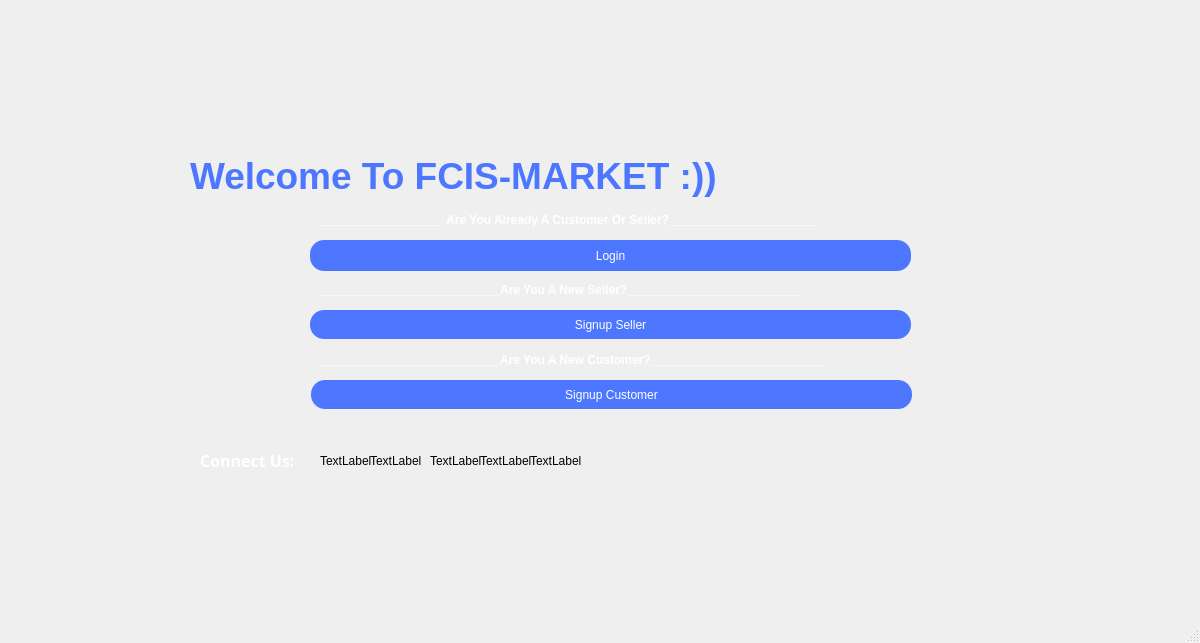
<?xml version="1.0" encoding="UTF-8"?>
<ui version="4.0">
 <class>MainWindow</class>
 <widget class="QMainWindow" name="MainWindow">
  <property name="geometry">
   <rect>
    <x>0</x>
    <y>0</y>
    <width>1200</width>
    <height>643</height>
   </rect>
  </property>
  <property name="windowTitle">
   <string>MainWindow</string>
  </property>
  <property name="styleSheet">
   <string notr="true"/>
  </property>
  <widget class="QWidget" name="centralwidget">
   <widget class="QPushButton" name="pushButton">
    <property name="geometry">
     <rect>
      <x>310</x>
      <y>310</y>
      <width>601</width>
      <height>29</height>
     </rect>
    </property>
    <property name="styleSheet">
     <string notr="true">background-color: rgb(77, 119, 255);
color: rgb(255, 255, 255);
border-radius:13.5px;
height: 30px;</string>
    </property>
    <property name="text">
     <string>Signup Seller</string>
    </property>
   </widget>
   <widget class="QPushButton" name="pushButton_2">
    <property name="geometry">
     <rect>
      <x>311</x>
      <y>380</y>
      <width>601</width>
      <height>29</height>
     </rect>
    </property>
    <property name="styleSheet">
     <string notr="true">background-color: rgb(77, 119, 255);
color: rgb(255, 255, 255);
border-radius:13.5px;
height: 30px;</string>
    </property>
    <property name="text">
     <string>Signup Customer</string>
    </property>
   </widget>
   <widget class="QPushButton" name="pushButton_3">
    <property name="geometry">
     <rect>
      <x>310</x>
      <y>240</y>
      <width>601</width>
      <height>31</height>
     </rect>
    </property>
    <property name="styleSheet">
     <string notr="true">background-color: rgb(77, 119, 255);
color: rgb(255, 255, 255);
border-radius:13.5px;
height: 30px;</string>
    </property>
    <property name="text">
     <string>Login</string>
    </property>
   </widget>
   <widget class="QLabel" name="label_2">
    <property name="geometry">
     <rect>
      <x>320</x>
      <y>210</y>
      <width>591</width>
      <height>20</height>
     </rect>
    </property>
    <property name="styleSheet">
     <string notr="true">font-family: 'Lobster', cursive;
color: rgb(255, 255, 255);
font-weight: 900;</string>
    </property>
    <property name="text">
     <string>__________________  Are You Already A Customer Or Seller?______________________</string>
    </property>
   </widget>
   <widget class="QLabel" name="label_3">
    <property name="geometry">
     <rect>
      <x>320</x>
      <y>280</y>
      <width>621</width>
      <height>20</height>
     </rect>
    </property>
    <property name="styleSheet">
     <string notr="true">font-family: 'Lobster', cursive;
color: rgb(255, 255, 255);
font-weight: 900;</string>
    </property>
    <property name="text">
     <string>___________________________Are You A New Seller?__________________________</string>
    </property>
   </widget>
   <widget class="QLabel" name="label_4">
    <property name="geometry">
     <rect>
      <x>320</x>
      <y>350</y>
      <width>591</width>
      <height>20</height>
     </rect>
    </property>
    <property name="styleSheet">
     <string notr="true">font-family: 'Lobster', cursive;
color: rgb(255, 255, 255);
font-weight: 900;</string>
    </property>
    <property name="text">
     <string>___________________________Are You A New Customer?__________________________</string>
    </property>
   </widget>
   <widget class="QLabel" name="label_5">
    <property name="geometry">
     <rect>
      <x>200</x>
      <y>450</y>
      <width>131</width>
      <height>21</height>
     </rect>
    </property>
    <property name="font">
     <font>
      <family>Lobster</family>
      <pointsize>12</pointsize>
      <bold>true</bold>
     </font>
    </property>
    <property name="styleSheet">
     <string notr="true">font-family: 'Lobster', cursive;
color: rgb(255, 255, 255);
font-weight: 900;</string>
    </property>
    <property name="text">
     <string>Connect Us:</string>
    </property>
   </widget>
   <widget class="QLabel" name="pic_label">
    <property name="geometry">
     <rect>
      <x>320</x>
      <y>440</y>
      <width>63</width>
      <height>41</height>
     </rect>
    </property>
    <property name="text">
     <string>TextLabel</string>
    </property>
   </widget>
   <widget class="QLabel" name="pic_label_2">
    <property name="geometry">
     <rect>
      <x>370</x>
      <y>440</y>
      <width>63</width>
      <height>41</height>
     </rect>
    </property>
    <property name="text">
     <string>TextLabel</string>
    </property>
   </widget>
   <widget class="QLabel" name="pic_label_3">
    <property name="geometry">
     <rect>
      <x>430</x>
      <y>440</y>
      <width>63</width>
      <height>41</height>
     </rect>
    </property>
    <property name="text">
     <string>TextLabel</string>
    </property>
   </widget>
   <widget class="QLabel" name="pic_label_4">
    <property name="geometry">
     <rect>
      <x>530</x>
      <y>440</y>
      <width>63</width>
      <height>41</height>
     </rect>
    </property>
    <property name="text">
     <string>TextLabel</string>
    </property>
   </widget>
   <widget class="QLabel" name="pic_label_5">
    <property name="geometry">
     <rect>
      <x>480</x>
      <y>440</y>
      <width>63</width>
      <height>41</height>
     </rect>
    </property>
    <property name="text">
     <string>TextLabel</string>
    </property>
   </widget>
   <widget class="QLabel" name="label">
    <property name="geometry">
     <rect>
      <x>190</x>
      <y>140</y>
      <width>861</width>
      <height>71</height>
     </rect>
    </property>
    <property name="styleSheet">
     <string notr="true">font: 28pt;
font: 28pt &quot;Snap ITC&quot;;
color: rgb(77, 119, 255);
font-weight: 900;
text-align: center;</string>
    </property>
    <property name="text">
     <string>Welcome To FCIS-MARKET :))</string>
    </property>
   </widget>
  </widget>
  <widget class="QMenuBar" name="menubar">
   <property name="geometry">
    <rect>
     <x>0</x>
     <y>0</y>
     <width>1200</width>
     <height>26</height>
    </rect>
   </property>
  </widget>
  <widget class="QStatusBar" name="statusbar"/>
 </widget>
 <resources/>
 <connections/>
</ui>
